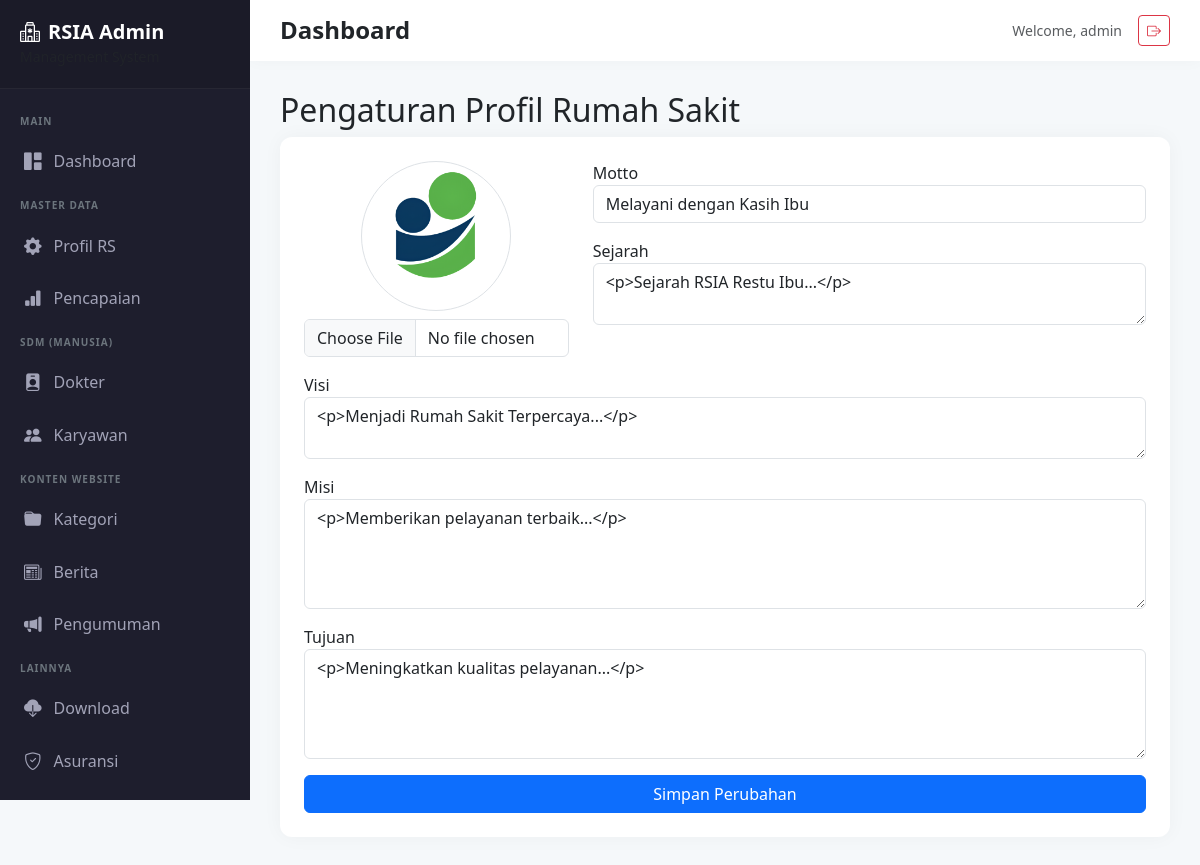
Screenshot of /admin/settings.php (signed in) with the database file from the repository.
### tables this page shows
CREATE TABLE `site_profile` (
  `id` int(11) NOT NULL,
  `logo` varchar(255) DEFAULT 'img/logo-default.png',
  `history` text DEFAULT NULL,
  `vision` text DEFAULT NULL,
  `mission` text DEFAULT NULL,
  `motto` varchar(255) DEFAULT NULL,
  `goals` text DEFAULT NULL
);

### config/database.php (called while the page is built, shortened)
<?php
class Database {
    private $host = DB_HOST;
    private $dbname = DB_NAME;
    private $user = DB_USER;
    private $pass = DB_PASS;
    private $dbh;
    private $stmt;
    public function __construct() {
        $dsn = 'mysql:host=' . $this->host . ';dbname=' . $this->dbname;
        $options = [
            PDO::ATTR_PERSISTENT => true,
            PDO::ATTR_ERRMODE => PDO::ERRMODE_EXCEPTION
        ];
        try {
            $this->dbh = new PDO($dsn, $this->user, $this->pass, $options);
        } catch(PDOException $e) {
            die("Koneksi gagal: " . $e->getMessage());
        }
    }
    public function query($query) {
        $this->stmt = $this->dbh->prepare($query);
    }
    public function execute() {
        return $this->stmt->execute();
    }
    public function single() {
        $this->execute();
        return $this->stmt->fetch(PDO::FETCH_ASSOC);
    }
}
?>

### admin/settings.php (the view, shortened to what this page needs)
<?php
require_once '../config/database.php'; $db = new Database();
 $db->query("SELECT * FROM site_profile WHERE id=1");
 $profile = $db->single();
require_once 'nav_admin.php';
?>
    <h2>Pengaturan Profil Rumah Sakit</h2>
    <div class="card p-4">
        <form method="POST" enctype="multipart/form-data">
            <div class="row">
                <div class="col-md-4 text-center mb-3">
                    <img src="../img/<?php echo $profile['logo']; ?>" class="img-thumbnail rounded-circle mb-2" style="width:150px; height:150px; object-fit:cover;" id="previewLogo">
                    <input type="file" name="logo" class="form-control" onchange="document.getElementById('previewLogo').src = window.URL.createObjectURL(this.files[0])">
                </div>
                <div class="col-md-8">
                    <div class="mb-3">
                        <label>Motto</label>
                        <input type="text" name="motto" class="form-control" value="<?php echo htmlspecialchars($profile['motto']); ?>">
                    </div>
                    <div class="mb-3">
                        <label>Sejarah</label>
                        <textarea name="history" id="editor_history" class="form-control"><?php echo $profile['history']; ?></textarea>
                    </div>
                </div>
            </div>
            <div class="mb-3">
                <label>Visi</label>
                <textarea name="vision" id="editor_vision" class="form-control" rows="2"><?php echo $profile['vision']; ?></textarea>
            </div>
            <div class="mb-3">
                <label>Misi</label>
                <textarea name="mission" id="editor_mission" class="form-control" rows="4"><?php echo $profile['mission']; ?></textarea>
            </div>
            <div class="mb-3">
                <label>Tujuan</label>
                <textarea name="goals" id="editor_goals" class="form-control" rows="4"><?php echo $profile['goals']; ?></textarea>
            </div>
            <button type="submit" class="btn btn-primary w-100">Simpan Perubahan</button>
        </form>
    </div>
<?php require_once 'footer_admin.php'; ?>

### admin/nav_admin.php (style rules this page uses)
:root { --sidebar-width: 250px; --primary-color: #4a51f9; --sidebar-bg: #1e1e2d; --sidebar-hover: #2a2a3d; }
body { background-color: #f5f8fa; font-family: 'Segoe UI', Roboto, sans-serif; overflow-x: hidden; }
.card { border: none; border-radius: 12px; box-shadow: 0 0 20px rgba(0,0,0,0.04); margin-bottom: 25px; }

### rows the page displays
site_profile: logo (picture), motto "Melayani dengan Kasih Ibu", history "<p>Sejarah RSIA Restu Ibu...</p>", vision "<p>Menjadi Rumah Sakit Terpercaya...</p>", mission "<p>Memberikan pelayanan terbaik...</p>", goals "<p>Meningkatkan kualitas pelayanan...</p>"

### other values shown
$_SESSION['admin_user'] "admin"
